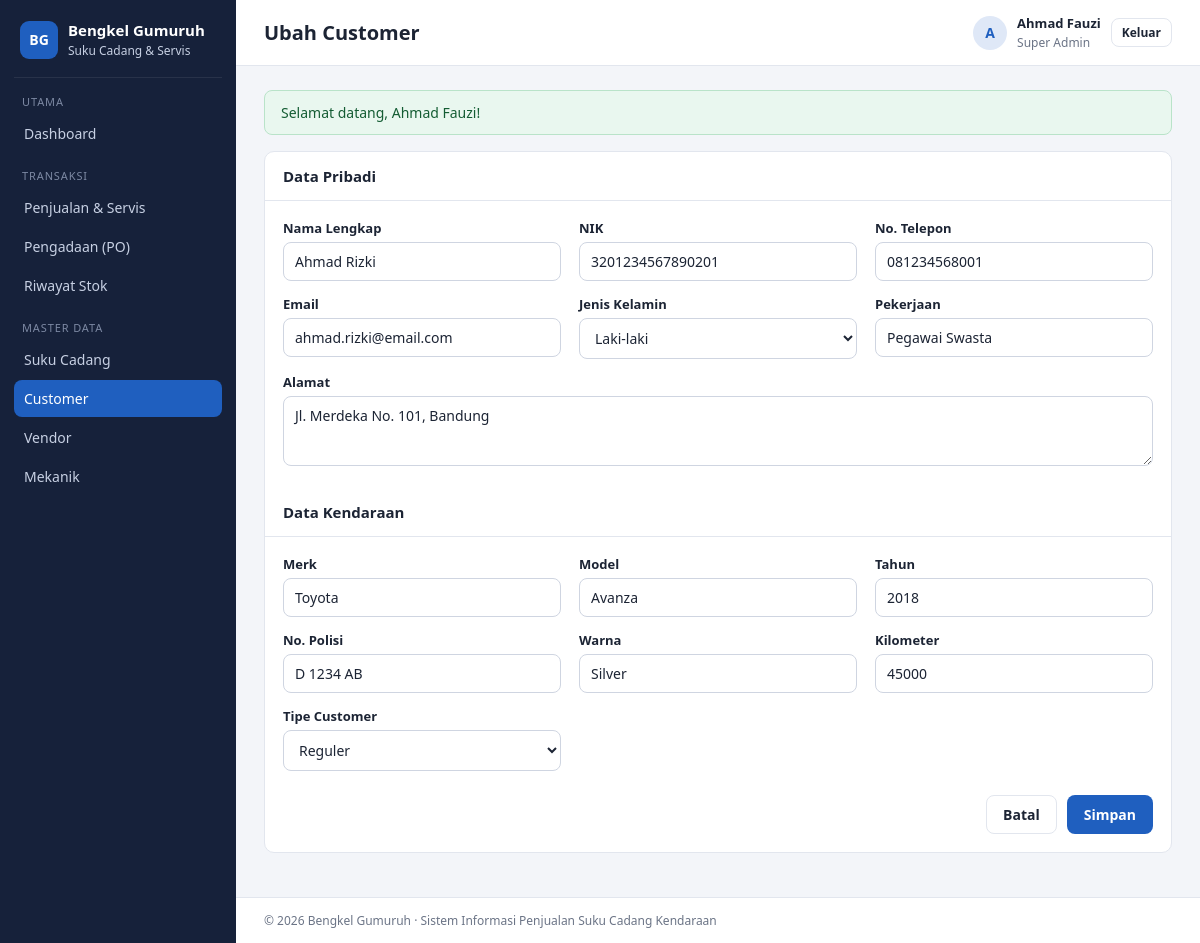
Page /customer_form.php?id=1 (signed in) on the committed database.
### tables this page shows
CREATE TABLE `customer`  (
  `id_customer` int NOT NULL AUTO_INCREMENT,
  `nama_customer` varchar(100) NOT NULL,
  `nik_customer` varchar(16) NULL DEFAULT NULL,
  `no_telepon_customer` varchar(15) NOT NULL,
  `email_customer` varchar(50) NULL DEFAULT NULL,
  `alamat_customer` text NULL,
  `jenis_kelamin` enum('L','P') NULL DEFAULT NULL,
  `tanggal_lahir` date NULL DEFAULT NULL,
  `pekerjaan` varchar(50) NULL DEFAULT NULL,
  `kendaraan_merk` varchar(50) NULL DEFAULT NULL,
  `kendaraan_model` varchar(50) NULL DEFAULT NULL,
  `kendaraan_tahun` year NULL DEFAULT NULL,
  `no_polisi` varchar(15) NULL DEFAULT NULL,
  `no_rangka` varchar(30) NULL DEFAULT NULL,
  `no_mesin` varchar(30) NULL DEFAULT NULL,
  `warna_kendaraan` varchar(30) NULL DEFAULT NULL,
  `km_kendaraan` int NULL DEFAULT NULL,
  `customer_type` enum('reguler','premium','vip') NULL DEFAULT 'reguler',
  `total_transaksi` int NULL DEFAULT 0,
  `total_nilai_transaksi` decimal(15, 2) NULL DEFAULT 0.00,
  `tanggal_registrasi` date NULL DEFAULT NULL,
  `status_customer` tinyint NULL DEFAULT 1 COMMENT '1=aktif, 0=nonaktif',
  `created_at` timestamp NULL DEFAULT CURRENT_TIMESTAMP,
  `created_by` int NULL DEFAULT NULL,
  `updated_at` timestamp NULL DEFAULT CURRENT_TIMESTAMP ON UPDATE CURRENT_TIMESTAMP,
  `updated_by` int NULL DEFAULT NULL,
  PRIMARY KEY (`id_customer`) USING BTREE,
  INDEX `created_by`(`created_by` ASC) USING BTREE,
  INDEX `updated_by`(`updated_by` ASC) USING BTREE,
  INDEX `idx_customer_telepon`(`no_telepon_customer` ASC) USING BTREE,
  INDEX `idx_customer_polisi`(`no_polisi` ASC) USING BTREE,
  CONSTRAINT `customer_ibfk_1` FOREIGN KEY (`created_by`) REFERENCES `pengguna` (`id`) ON DELETE RESTRICT ON UPDATE RESTRICT,
  CONSTRAINT `customer_ibfk_2` FOREIGN KEY (`updated_by`) REFERENCES `pengguna` (`id`) ON DELETE RESTRICT ON UPDATE RESTRICT
);

### includes/helpers.php (called while the page is built, shortened)
<?php
function e(?string $value): string
{
    return htmlspecialchars((string) $value, ENT_QUOTES, 'UTF-8');
}

### customer_form.php (the view, shortened to what this page needs)
<?php
$pdo = db();
$id  = (int) ($_GET['id'] ?? 0);
$kolom = ['nama_customer', 'nik_customer', 'no_telepon_customer', 'email_customer', 'alamat_customer',
          'jenis_kelamin', 'pekerjaan', 'kendaraan_merk', 'kendaraan_model', 'kendaraan_tahun',
          'no_polisi', 'warna_kendaraan', 'km_kendaraan', 'customer_type'];
$c = array_fill_keys($kolom, '');
$c['customer_type'] = 'reguler';
if ($id) {
    $stmt = $pdo->prepare('SELECT * FROM customer WHERE id_customer = ?');
    $stmt->execute([$id]);
    $c = $stmt->fetch() ?: redirect('customer.php');
}
require __DIR__ . '/includes/header.php';
$field = function (string $name, string $label, string $type = 'text', string $extra = '') use ($c) {
    printf('<div><label for="%1$s">%2$s</label><input id="%1$s" type="%3$s" name="%1$s" value="%4$s" %5$s></div>',
        $name, e($label), $type, e((string) $c[$name]), $extra);
};
?>
<form method="post" class="card">
    <div class="card-header"><h2>Data Pribadi</h2></div>
    <div class="card-body form-grid">
        <div>
            <label for="jenis_kelamin">Jenis Kelamin</label>
            <select id="jenis_kelamin" name="jenis_kelamin">
                <option value="L"<?= $c['jenis_kelamin'] === 'L' ? ' selected' : '' ?>>Laki-laki</option>
            </select>
        </div>
        <div class="span-3"><label for="alamat_customer">Alamat</label><textarea id="alamat_customer" name="alamat_customer"><?= e($c['alamat_customer']) ?></textarea></div>
    </div>
    <div class="card-header"><h2>Data Kendaraan</h2></div>
    <div class="card-body form-grid">
        <div>
            <label for="customer_type">Tipe Customer</label>
            <select id="customer_type" name="customer_type">
                <?php foreach (['reguler', 'premium', 'vip'] as $t): ?>
                    <option value="<?= $t ?>"<?= $c['customer_type'] === $t ? ' selected' : '' ?>><?= ucfirst($t) ?></option>
                <?php endforeach; ?>
            </select>
        </div>
    </div>
    <div class="card-body form-footer">
        <a class="btn btn-light" href="customer.php">Batal</a>
        <button class="btn" type="submit">Simpan</button>
    </div>
</form>
<?php require __DIR__ . '/includes/footer.php'; ?>

### assets/css/style.css (style rules this page uses)
:root { --bg: #f3f5f9; --surface: #ffffff; --ink: #1c2434; --muted: #6b7486; --line: #e2e6ee; --primary: #1f5fbf; --primary-dark: #174a96; --sidebar: #16213a; --sidebar-ink: #c7d0e3; --success: #1e8a4c; --danger: #c23a32; --warning: #b9770e; --info: #1b7f9c; --radius: 10px; }
* { box-sizing: border-box; }
body { margin: 0; font-family: "Segoe UI", system-ui, -apple-system, Roboto, Arial, sans-serif; font-size: 14px; color: var(--ink); background: var(--bg); }
a { color: var(--primary); text-decoration: none; }
.card { background: var(--surface); border: 1px solid var(--line); border-radius: var(--radius); margin-bottom: 20px; }
.card-header { padding: 14px 18px; border-bottom: 1px solid var(--line); display: flex; justify-content: space-between; align-items: center; gap: 12px; }
.card-header h2 { font-size: 15px; margin: 0; }
.card-body { padding: 18px; }
.btn { display: inline-block; border: 1px solid transparent; border-radius: 8px; padding: 9px 16px; font: inherit; font-weight: 600; cursor: pointer; background: var(--primary); color: #fff; }
.btn-light { background: #fff; border-color: var(--line); color: var(--ink); }
.form-grid { display: grid; grid-template-columns: repeat(3, 1fr); gap: 14px 18px; }
.form-grid .span-3 { grid-column: span 3; }
label { display: block; font-weight: 600; font-size: 13px; margin-bottom: 5px; }
input, select, textarea { width: 100%; padding: 9px 11px; font: inherit; color: var(--ink); border: 1px solid #cfd5e1; border-radius: 8px; background: #fff; }
textarea { min-height: 70px; resize: vertical; }
.form-footer { display: flex; justify-content: flex-end; gap: 10px; padding-top: 6px; }

### rows in the picture
customer: jenis_kelamin "Laki-laki", alamat_customer "Jl. Merdeka No. 101, Bandung", customer_type "Reguler"

### other values in the picture
APP_NAME "Bengkel Gumuruh"
$judul "Ubah Customer"
mb_substr($user['nama_pengguna'], 0, 1) "A"
$user['nama_pengguna'] "Ahmad Fauzi"
nama_role((int) $user['role']) "Super Admin"
$f['message'] "Selamat datang, Ahmad Fauzi!"
